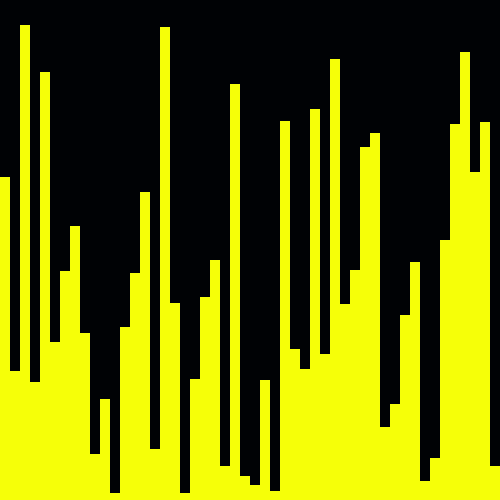
Frame 1 (no input)
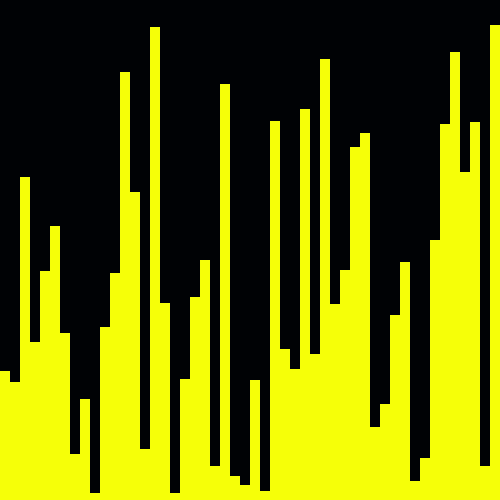
Frame 60 (the mouse pressed at the canvas centre just before this capture)
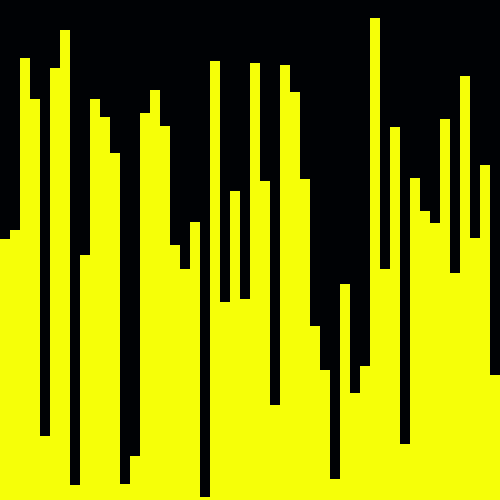
Frame 120 (the mouse held since frame 60 and released just before this capture)

The Processing sketch that drew these frames (run headless with seeded random() and noise(); from frame 60 on, the mouse is pressed at the canvas centre):

// Processing sketch: sketch__03_VisualArraySorter_txt
// ── sketch__03_VisualArraySorter_txt.pde
// 1. Create an array of ints. Don't initialize it yet.

 int [] arr;
void setup() {
  // 2. Set the size of your window to at least 500 width 500 height
  size(500, 500);

  // 3. Initialize your array to 50

 arr  = new int [50];
  
  // 4. Initialize the ints in the array with random numbers
  //    from 0 to the built-in height variable, (int)random(height)
   
    for(int i = 0; i< arr.length; i++){
      arr[i] = (int)random(height) ;
    
  }

  // 5. Call the noStroke() method to remove the outline for each shape
  noStroke();
}

void draw() {
  // 6. Set the background color with background(r, g, b);
background(#000205);

  // 7. Set the color for your graph using the fill() method
fill(#F6FF08);

  // 8. Draw a rectangle for each int in your array.
  //    the x value will be the loop variable multipled by (width/intArray.length)
  //    the y value will the height variable
  //    the width is (width/intArray.length)
  //    the height is the negative array value at the array index, e.g. -intArray[ i ]

 for(int i = 0; i< arr.length; i++){
     rect((width/arr.length)*i, height, width/arr.length, -arr[i]);
    
  }

  // 9. Call the stepSort method
  
 stepSort(arr);
  

  // 10. Extract the code from step 4 that randomizes the array into a new method.
  

  // 11. Call the method you made in step 10 when the mouse is pressed using the mousePressed variable
  if(mousePressed){
  randArray();
}
}
int startIndex = 1;

void stepSort(int[] arr) {
  for (int i = startIndex; i < arr.length; i++) {
    if (arr[i - 1] > arr[i]) {
      int t = arr[i];
      arr[i] = arr[i - 1];
      arr[i - 1] = t;

      startIndex = i;
      return;
    }
  }
  startIndex = 1;
}
void randArray(){
  for(int i = 0; i< arr.length; i++){
      arr[i] = (int)random(height) ;
    
  }
  
}
